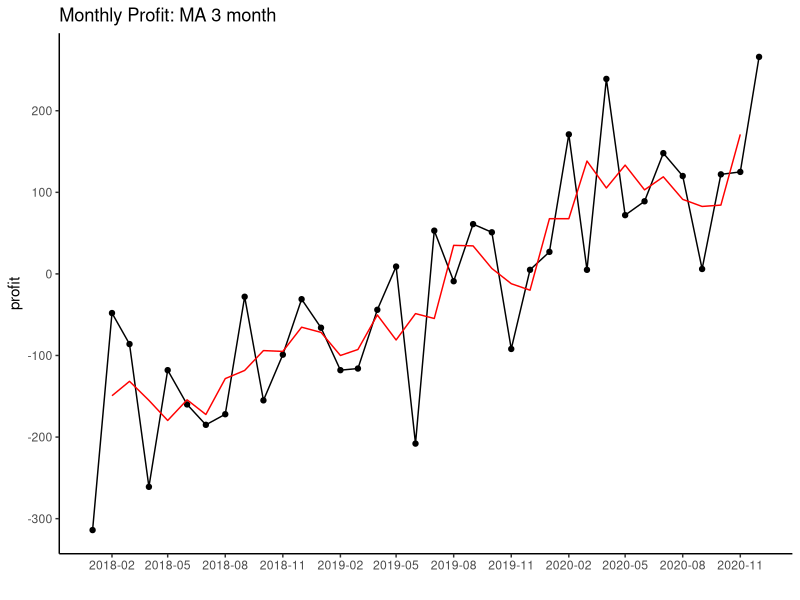

The R script that drew this image:
library(ggplot2)
library(scales)

rm(list=ls())

set.seed(20180225)

n <- 36

profit <- 
  ts(
    data=floor(100 * (sort(rnorm(n, 0, 1)) + rnorm(n, 0, .8))), 
    start=c(2018, 1), 
    frequency=12)

ma <- function(x, window) filter(x=x, filter=rep(1/window, window))

df <-
  data.frame(
    month = seq(as.Date(0, origin="2018-01-01"), length.out=n, by="1 month"), 
    profit = as.numeric(profit),
    profit.ma3 = ma(profit, 3)) 

ggplot(data=df, aes(x=month, y=profit)) +
  geom_line() +
  geom_point() +
  geom_line(aes(x=month, y=profit.ma3), colour='red', na.rm=TRUE) +
  scale_x_date(date_labels='%Y-%m', date_breaks='3 month') +
  theme_classic() +
  labs(title='Monthly Profit: MA 3 month', x='')

# facebook post : other answers
# https://www.facebook.com/groups/KoreaRUsers/permalink/1237259443073422/
